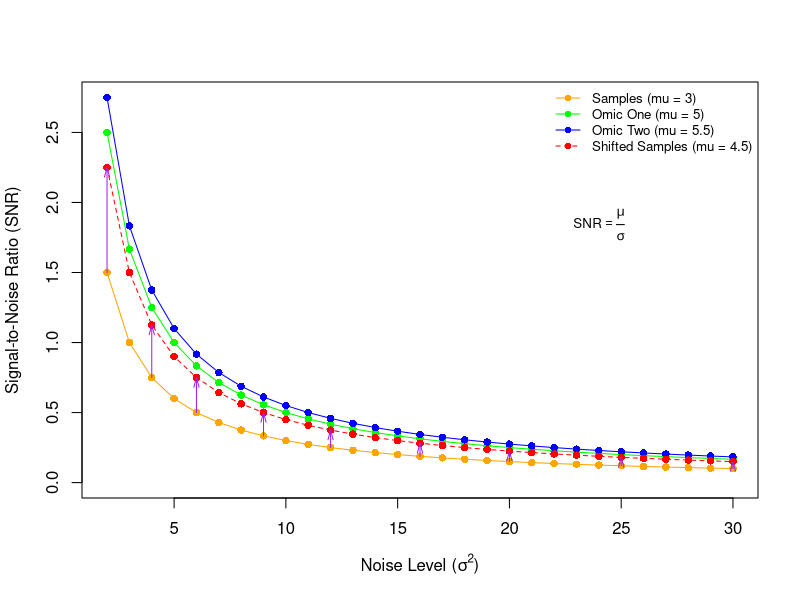
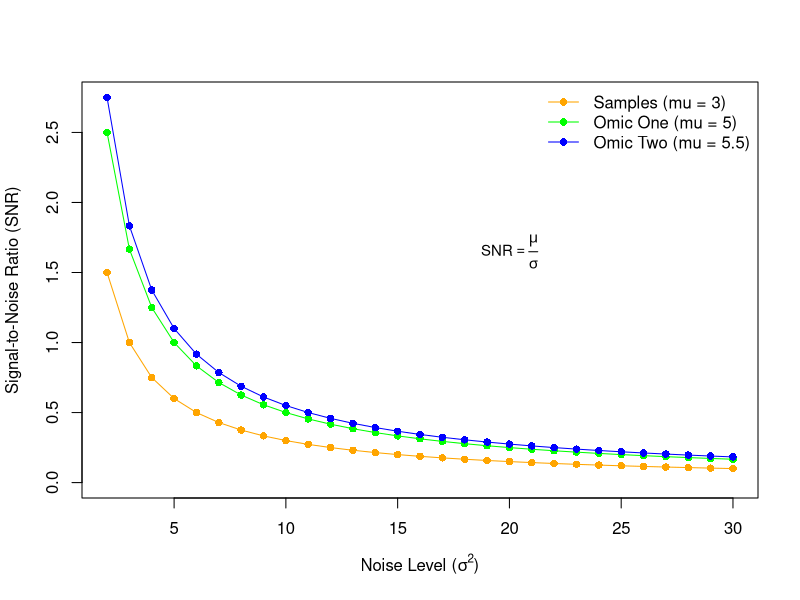
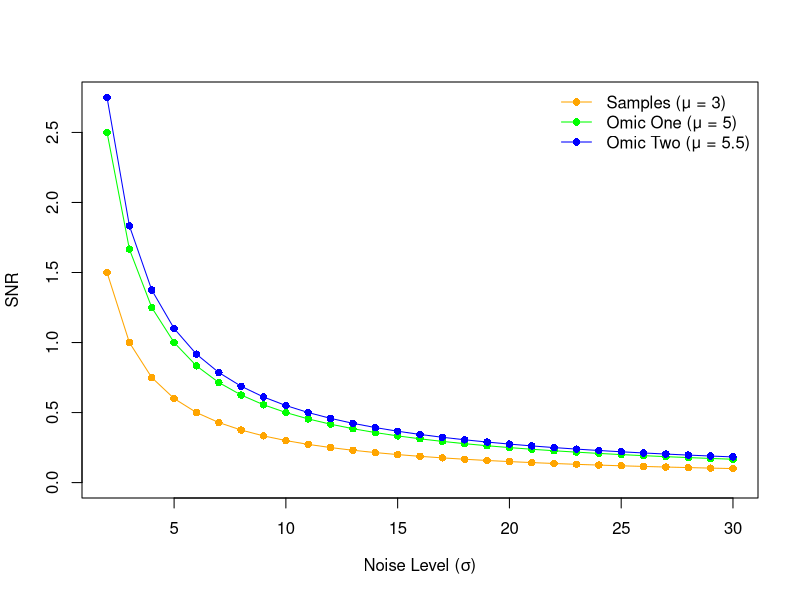
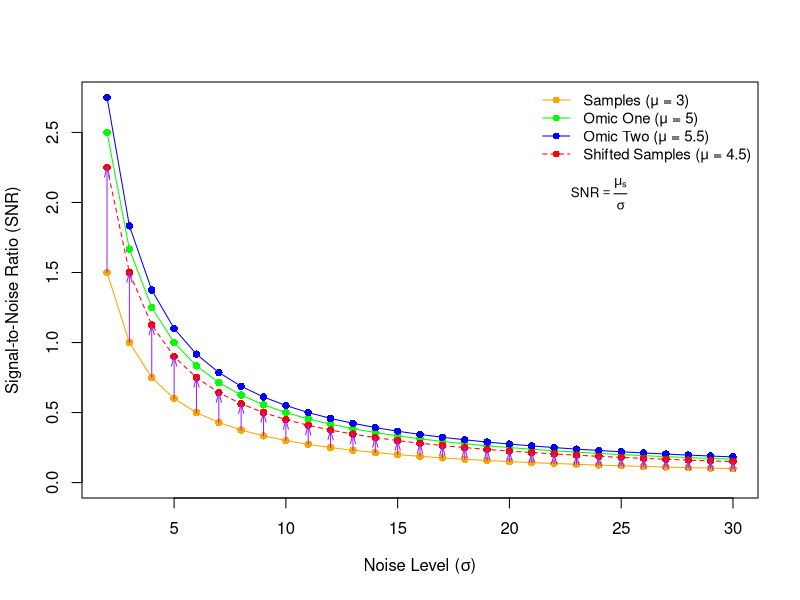
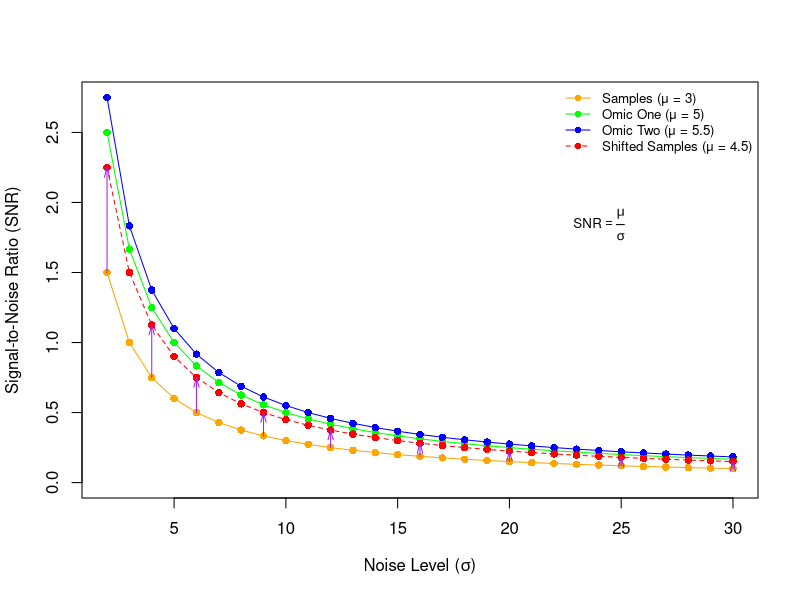

Recreate these plots in R, in order.

# Set the working directory
#setwd("C:/Users/Lenovo/Documents/PhD Integromics/Simulation Study/R Code/test_sim")
setwd("C:/Users/bosangir/OneDrive - Studiecentrum voor Kernenergie/Desktop/Ausan - DEL/Output - Paper II")
#=------------------------------------------------------------------------------------

# Generate sigma and corresponding SNR values for OMIC Two, Samples, and OMIC One
sigma <- seq(2, 30, by = 1)
snr_omic_two <- 5.5 / sigma
snr_samples <- 3 / sigma
snr_omic_one <- 5 / sigma

snr_shifted_samples <- 4.5 / sigma

# Set the working directory
setwd("C:/Users/Lenovo/Documents/PhD Integromics/Simulation Study/R Code/test_sim")

# Save plot as EPS
setEPS()
postscript("snr_plot.eps", width = 7, height = 5, paper = "special", horizontal = FALSE)

# Set up the plot
plot(sigma, snr_samples, type = "o", col = "orange", pch = 16, lty = 1,
     ylim = c(0, max(snr_omic_two)), xlab = expression("Noise Level (" * sigma * ")"),
     ylab = "SNR")

# Add the second line
lines(sigma, snr_omic_one, type = "o", col = "green", pch = 16, lty = 1, cex = 1.0)

# Add the third line
lines(sigma, snr_omic_two, type = "o", col = "blue", pch = 16, lty = 1, cex = 1.0)

# Add a legend
legend("topright", legend = c("Samples (μ = 3)", "Omic One (μ = 5)", "Omic Two (μ = 5.5)"),
       col = c("orange", "green", "blue"), pch = 16, lty = 1, bty = "n", cex = 1.0)

# Add formula for SNR
#text(20, max(snr_omic_two) * 0.57, labels = expression(SNR == frac(mu[s], sigma)), cex = 1.1)

# Close the EPS device
dev.off()


# Generate sigma and corresponding SNR values for OMIC Two, Samples, OMIC One, and Shifted Samples
sigma <- seq(2, 30, by = 1)
snr_omic_two <- 5.5 / sigma
snr_samples <- 3 / sigma
snr_omic_one <- 5 / sigma
snr_shifted_samples <- 4.5 / sigma

# Set the working directory
setwd("C:/Users/Lenovo/Documents/PhD Integromics/Simulation Study/R Code/test_sim")

# Save plot as EPS
setEPS()
postscript("snr_plot_with_shift.eps", width = 7, height = 5, paper = "special", horizontal = FALSE)

# Set up the plot
plot(sigma, snr_samples, type = "o", col = "orange", pch = 16, lty = 1,
     ylim = c(0, max(snr_omic_two)), xlab = expression("Noise Level (" * sigma * ")"),
     ylab = "Signal-to-Noise Ratio (SNR)")

# Add the second line for Omic One
lines(sigma, snr_omic_one, type = "o", col = "green", pch = 16, lty = 1, cex = 1.0)

# Add the third line for Omic Two
lines(sigma, snr_omic_two, type = "o", col = "blue", pch = 16, lty = 1, cex = 1.0)

# Add the shifted samples line
lines(sigma, snr_shifted_samples, type = "o", col = "red", pch = 16, lty = 2, cex = 1.0)

# Add arrows demonstrating the shift
arrows(sigma, snr_samples, sigma, snr_shifted_samples, length = 0.1, angle = 15, col = "purple")

# Add a legend
legend("topright", 
       legend = c("Samples (μ = 3)", "Omic One (μ = 5)", "Omic Two (μ = 5.5)", "Shifted Samples (μ = 4.5)"),
       col = c("orange", "green", "blue", "red"), pch = 16, lty = c(1, 1, 1, 2), bty = "n", cex = 0.9)

# Add formula for SNR
text(24, max(snr_omic_two) * 0.75, labels = expression(SNR == frac(mu[s], sigma)), cex = 0.8)

# Close the EPS device
dev.off()


# Set the working directory
setwd("C:/Users/Lenovo/Documents/PhD Integromics/Simulation Study/R Code/test_sim")

# Save plot as EPS
setEPS()
postscript("snr_plot_with_shift_arrows.eps", width = 7, height = 5, paper = "special", horizontal = FALSE)

# Set up the plot
plot(sigma, snr_samples, type = "o", col = "orange", pch = 16, lty = 1,
     ylim = c(0, max(snr_omic_two)), xlab = expression("Noise Level (" * sigma * ")"),
     ylab = "Signal-to-Noise Ratio (SNR)")

# Add the second line for Omic One
lines(sigma, snr_omic_one, type = "o", col = "green", pch = 16, lty = 1, cex = 1.0)

# Add the third line for Omic Two
lines(sigma, snr_omic_two, type = "o", col = "blue", pch = 16, lty = 1, cex = 1.0)

# Add the shifted samples line
lines(sigma, snr_shifted_samples, type = "o", col = "red", pch = 16, lty = 2, cex = 1.0)

# Specify arrow positions
arrow_positions <- c(2, 4, 6, 9, 12, 16, 20, 25, 30)
arrow_indices <- match(arrow_positions, sigma)  # Get indices for specified sigma values

# Add arrows demonstrating the shift
for (i in arrow_indices) {
  arrows(sigma[i], snr_samples[i], sigma[i], snr_shifted_samples[i], 
         length = 0.1, angle = 15, col = "purple")
}
#sigma, snr_samples, sigma, snr_shifted_samples, length = 0.1, angle = 15, col = "purple"
# Add a legend
legend("topright", 
       legend = c("Samples (μ = 3)", "Omic One (μ = 5)", "Omic Two (μ = 5.5)", "Shifted Samples (μ = 4.5)"),
       col = c("orange", "green", "blue", "red"), pch = 16, lty = c(1, 1, 1, 2), bty = "n", cex = 0.8)

# Add formula for SNR
text(24, max(snr_omic_two) * 0.67, labels = expression(SNR == frac(mu, sigma)), cex = 0.8)

# Close the EPS device
dev.off()


# Generate sigma and SNR values
sigma <- seq(2, 30, by = 1)

snr_samples <- 3 / sigma
snr_omic_one <- 5 / sigma
snr_omic_two <- 5.5 / sigma
snr_shifted_samples <- 4.5 / sigma

# Plot directly in RStudio Plot Viewer
plot(
  sigma, snr_samples,
  type = "o",
  col = "orange",
  pch = 16,
  lty = 1,
  ylim = c(0, max(snr_omic_two)),
  xlab = expression("Noise Level (" * sigma^2 * ")"),
  ylab = "Signal-to-Noise Ratio (SNR)"
)

lines(sigma, snr_omic_one, type = "o", col = "green", pch = 16, lty = 1)
lines(sigma, snr_omic_two, type = "o", col = "blue", pch = 16, lty = 1)
lines(sigma, snr_shifted_samples, type = "o", col = "red", pch = 16, lty = 2)

# Add arrows only at selected sigma values
arrow_positions <- c(2, 4, 6, 9, 12, 16, 20, 25, 30)
arrow_indices <- match(arrow_positions, sigma)

for (i in arrow_indices) {
  arrows(
    sigma[i], snr_samples[i],
    sigma[i], snr_shifted_samples[i],
    length = 0.1,
    angle = 15,
    col = "purple"
  )
}

legend(
  "topright",
  legend = c(
    "Samples (mu = 3)",
    "Omic One (mu = 5)",
    "Omic Two (mu = 5.5)",
    "Shifted Samples (mu = 4.5)"
  ),
  col = c("orange", "green", "blue", "red"),
  pch = 16,
  lty = c(1, 1, 1, 2),
  bty = "n",
  cex = 0.8
)

text(
  24,
  max(snr_omic_two) * 0.67,
  labels = expression(SNR == frac(mu, sigma)),
  cex = 0.8
)

# Generate sigma and SNR values
sigma <- seq(2, 30, by = 1)

snr_samples  <- 3 / sigma
snr_omic_one <- 5 / sigma
snr_omic_two <- 5.5 / sigma

# Plot in RStudio viewer
plot(
  sigma, snr_samples,
  type = "o",
  col = "orange",
  pch = 16,
  lty = 1,
  ylim = c(0, max(snr_omic_two)),
  xlab = expression("Noise Level (" * sigma^2 * ")"),
  ylab = "Signal-to-Noise Ratio (SNR)"
)

lines(sigma, snr_omic_one, type = "o", col = "green", pch = 16, lty = 1)
lines(sigma, snr_omic_two, type = "o", col = "blue", pch = 16, lty = 1)

legend(
  "topright",
  legend = c("Samples (mu = 3)", "Omic One (mu = 5)", "Omic Two (mu = 5.5)"),
  col = c("orange", "green", "blue"),
  pch = 16,
  lty = 1,
  bty = "n",
  cex = 1.0
)

# Optional formula annotation
text(
  20,
  max(snr_omic_two) * 0.6,
  labels = expression(SNR == frac(mu, sigma)),
  cex = 0.9
)
